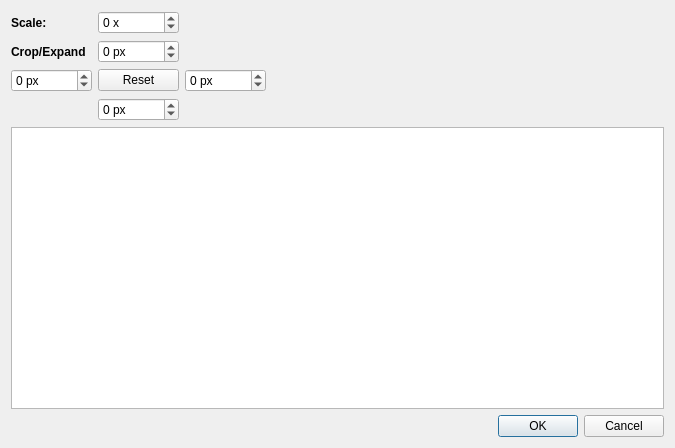
<?xml version="1.0" encoding="UTF-8"?>
<ui version="4.0">
 <class>DialogCanvasResize</class>
 <widget class="QDialog" name="DialogCanvasResize">
  <property name="geometry">
   <rect>
    <x>0</x>
    <y>0</y>
    <width>675</width>
    <height>448</height>
   </rect>
  </property>
  <property name="windowTitle">
   <string>Dialog</string>
  </property>
  <layout class="QVBoxLayout" name="verticalLayout">
   <item>
    <layout class="QGridLayout" name="gridLayout">
     <item row="2" column="2">
      <widget class="QSpinBox" name="spinBoxRight">
       <property name="suffix">
        <string> px</string>
       </property>
       <property name="minimum">
        <number>-65535</number>
       </property>
       <property name="maximum">
        <number>65535</number>
       </property>
      </widget>
     </item>
     <item row="2" column="0">
      <widget class="QSpinBox" name="spinBoxLeft">
       <property name="suffix">
        <string> px</string>
       </property>
       <property name="minimum">
        <number>-65535</number>
       </property>
       <property name="maximum">
        <number>65535</number>
       </property>
       <property name="value">
        <number>0</number>
       </property>
      </widget>
     </item>
     <item row="0" column="0">
      <widget class="QLabel" name="label">
       <property name="sizePolicy">
        <sizepolicy hsizetype="Preferred" vsizetype="Preferred">
         <horstretch>0</horstretch>
         <verstretch>0</verstretch>
        </sizepolicy>
       </property>
       <property name="font">
        <font>
         <weight>75</weight>
         <bold>true</bold>
        </font>
       </property>
       <property name="text">
        <string>Scale:</string>
       </property>
      </widget>
     </item>
     <item row="2" column="3">
      <spacer name="horizontalSpacer">
       <property name="orientation">
        <enum>Qt::Horizontal</enum>
       </property>
       <property name="sizeHint" stdset="0">
        <size>
         <width>40</width>
         <height>20</height>
        </size>
       </property>
      </spacer>
     </item>
     <item row="0" column="1">
      <widget class="QSpinBox" name="spinBoxScale">
       <property name="suffix">
        <string> x</string>
       </property>
       <property name="minimum">
        <number>-65535</number>
       </property>
       <property name="maximum">
        <number>65535</number>
       </property>
      </widget>
     </item>
     <item row="1" column="0">
      <widget class="QLabel" name="label_2">
       <property name="font">
        <font>
         <weight>75</weight>
         <bold>true</bold>
        </font>
       </property>
       <property name="text">
        <string>Crop/Expand</string>
       </property>
      </widget>
     </item>
     <item row="1" column="1">
      <widget class="QSpinBox" name="spinBoxTop">
       <property name="suffix">
        <string> px</string>
       </property>
       <property name="minimum">
        <number>-65535</number>
       </property>
       <property name="maximum">
        <number>65535</number>
       </property>
       <property name="value">
        <number>0</number>
       </property>
      </widget>
     </item>
     <item row="3" column="1">
      <widget class="QSpinBox" name="spinBoxBottom">
       <property name="suffix">
        <string> px</string>
       </property>
       <property name="minimum">
        <number>-65535</number>
       </property>
       <property name="maximum">
        <number>65535</number>
       </property>
      </widget>
     </item>
     <item row="2" column="1">
      <widget class="QPushButton" name="pushButtonReset">
       <property name="text">
        <string>Reset</string>
       </property>
      </widget>
     </item>
     <item row="4" column="0" colspan="4">
      <widget class="QTableView" name="tableView">
       <property name="sizePolicy">
        <sizepolicy hsizetype="Expanding" vsizetype="Minimum">
         <horstretch>0</horstretch>
         <verstretch>0</verstretch>
        </sizepolicy>
       </property>
      </widget>
     </item>
    </layout>
   </item>
   <item>
    <widget class="QDialogButtonBox" name="buttonBox">
     <property name="orientation">
      <enum>Qt::Horizontal</enum>
     </property>
     <property name="standardButtons">
      <set>QDialogButtonBox::Cancel|QDialogButtonBox::Ok</set>
     </property>
    </widget>
   </item>
  </layout>
 </widget>
 <resources/>
 <connections/>
</ui>
